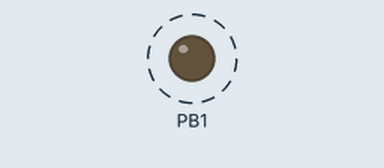
This sketch was run on a simulated ATtiny85, built with avr-gcc and run on an emulated ATtiny85. Parts: output pins drawn as LEDs (lit = HIGH). Dashed ring = blinking.

Above: at 2.2 s.
Timing chart, 0 to 5.0 s (numbered marks = the images above):
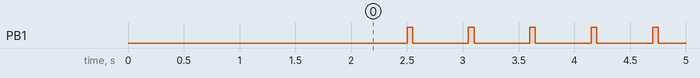

Measured:
- by itself, PB1: alternates HIGH for 0.05 s and LOW for 0.50 s

The sketch:

digi_LockPrank.ino
```cpp
//This DigiSpark script doesnot gives time to enter your password.
//Made by me :) ------  BRAINIFII

#define KEY_BACKSPACE 42
#include "DigiKeyboard.h"
void setup() {
  pinMode(1, OUTPUT);
  DigiKeyboard.sendKeyStroke(0);
  DigiKeyboard.delay(1000);
  DigiKeyboard.sendKeyStroke(KEY_L,MOD_GUI_LEFT);
  DigiKeyboard.delay(1000);
}

void loop() {
  digitalWrite(1, LOW);
  DigiKeyboard.delay(500);
  digitalWrite(1, HIGH);
  DigiKeyboard.sendKeyStroke(KEY_A,MOD_CONTROL_LEFT);
  DigiKeyboard.delay(50);
  DigiKeyboard.sendKeyStroke(KEY_BACKSPACE);
}
```
